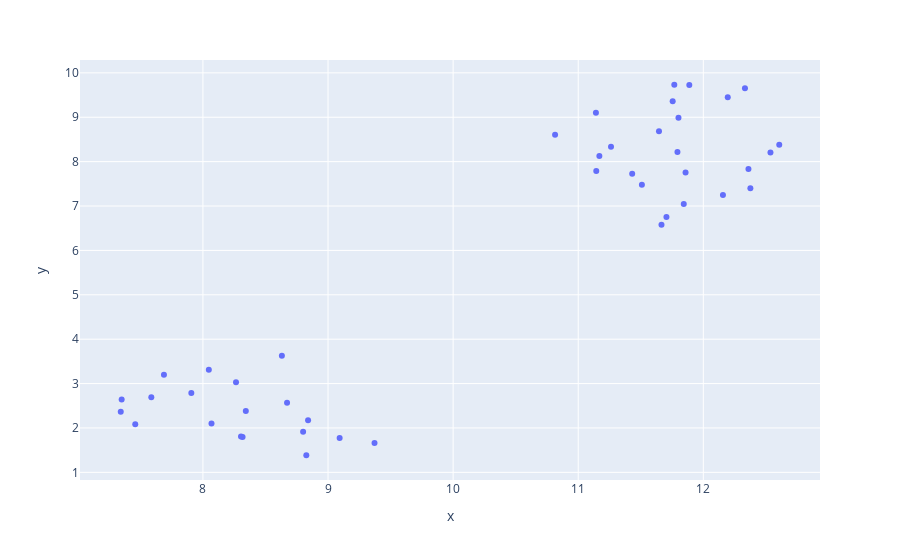

Notebook code for this chart:
### Code cell
import plotly.express as px
px.scatter(embeddings2D,x = "x",y = "y")

### Figure 1 — Plotly figure (JSON) as saved in the notebook; plotly's stock layout.template omitted (floating-point values rounded to 4 significant figures)
{"data": [{"hovertemplate": "x=%{x}<br>y=%{y}<extra></extra>", "legendgroup": "", "marker": {"color": "#636efa", "symbol": "circle"}, "mode": "markers", "name": "", "orientation": "v", "showlegend": false, "type": "scatter", "x": [11.71, 8.047, 10.82, 11.14, 11.89, 11.76, 12.33, 11.77, 11.8, 11.65, 12.61, 12.54, 12.36, 12.38, 9.093, 8.801, 7.343, 8.343, 11.26, 11.43, 7.459, 8.673, 9.372, 8.631, 7.35, 8.827, 7.907, 11.86, 8.265, 11.84, 11.17, 8.317, 8.304, 11.79, 8.068, 12.2, 11.14, 7.688, 11.51, 8.841, 7.587, 12.16, 11.67], "xaxis": "x", "y": [6.754, 3.309, 8.604, 7.787, 9.726, 9.361, 9.653, 9.732, 8.988, 8.683, 8.382, 8.207, 7.836, 7.403, 1.774, 1.917, 2.363, 2.383, 8.334, 7.726, 2.086, 2.567, 1.658, 3.625, 2.643, 1.385, 2.785, 7.756, 3.028, 7.043, 8.13, 1.798, 1.808, 8.216, 2.1, 9.45, 9.099, 3.2, 7.48, 2.175, 2.69, 7.247, 6.577], "yaxis": "y"}], "layout": {"legend": {"tracegroupgap": 0}, "margin": {"t": 60}, "xaxis": {"anchor": "y", "domain": [0, 1], "title": {"text": "x"}}, "yaxis": {"anchor": "x", "domain": [0, 1], "title": {"text": "y"}}}}
